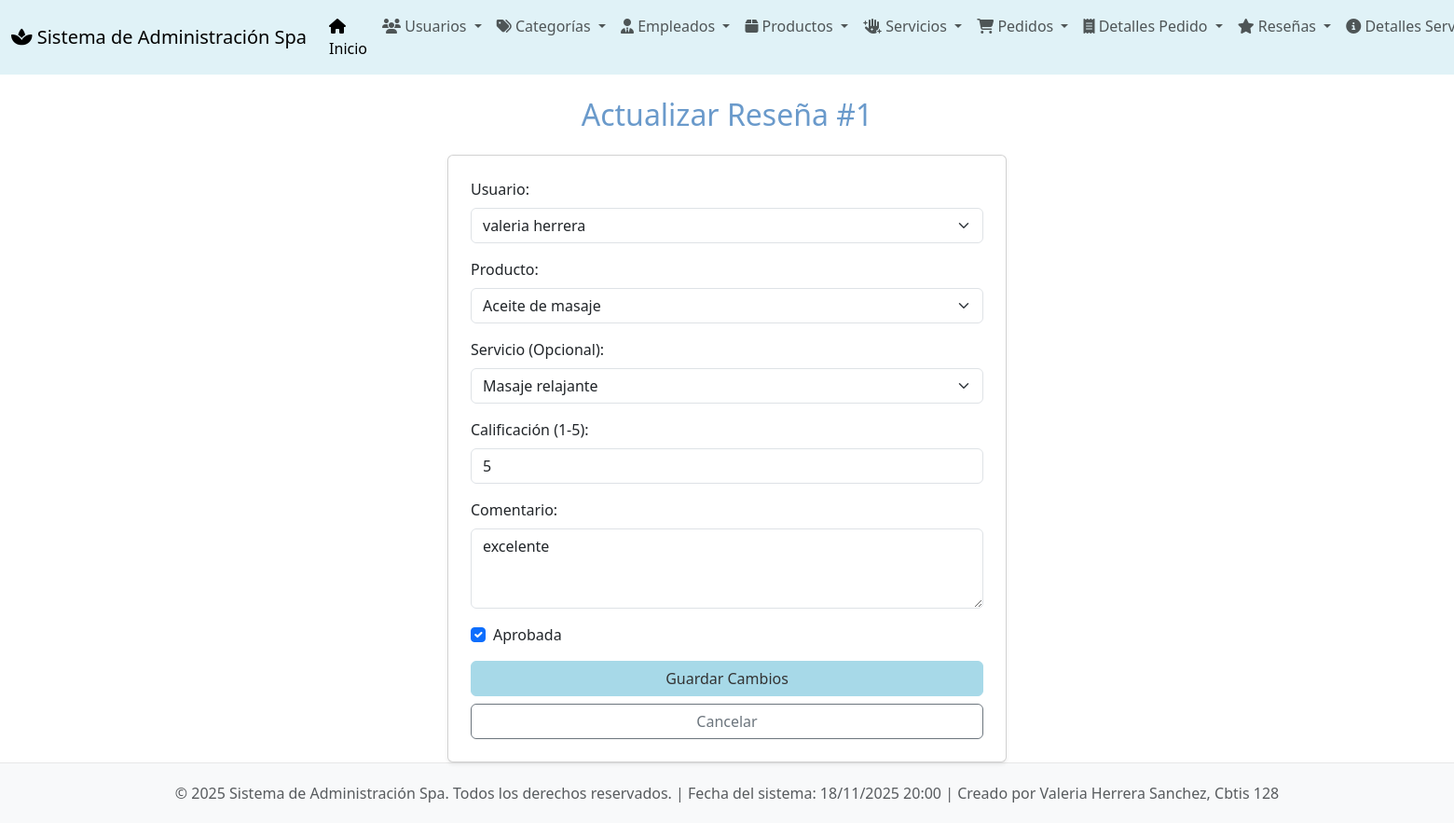
Page /reseñas/actualizar/1/ on the committed database.
### app_Spa/models.py (models this page shows, shortened)
class Reseñas(models.Model):
    id_reseña = models.AutoField(primary_key=True, unique=True)
    producto = models.ForeignKey(
        Productos,
        on_delete=models.CASCADE,
        related_name="reseñas"
    )
    usuario = models.ForeignKey(
        Usuarios,
        on_delete=models.CASCADE,
        related_name="reseñas"
    )
    servicio = models.ForeignKey(
        Servicios,
        on_delete=models.SET_NULL,
        related_name="reseñas",
        null=True
    )
    calificacion = models.IntegerField(default=5)
    comentario = models.TextField()
    fecha_reseña = models.DateTimeField(auto_now_add=True)
    aprobada = models.BooleanField(default=True)

class Usuarios(models.Model):
    id_usuario = models.AutoField(primary_key=True)
    nombre = models.CharField(max_length=20)
    apellido = models.CharField(max_length=20)
    correo = models.EmailField(max_length=25, unique=True)
    telefono = models.CharField(max_length=15)
    direccion = models.CharField(max_length=200)
    fecha_registro = models.DateTimeField(auto_now_add=True)

class Productos(models.Model):
    id_producto = models.AutoField(primary_key=True, unique=True)
    nombre = models.CharField(max_length=25)
    descripcion = models.TextField()
    precio = models.DecimalField(max_digits=10, decimal_places=2)
    stock = models.IntegerField()
    categoria = models.ForeignKey(
        Categorias,
        on_delete=models.CASCADE,
        related_name="productos"
    )

class Servicios(models.Model):
    id_servicio = models.AutoField(primary_key=True, unique=True)
    nombre_servicio = models.CharField(max_length=100)
    descripcion = models.TextField()
    precio = models.DecimalField(max_digits=10, decimal_places=2)
    duracion = models.IntegerField()
    categoria = models.ForeignKey(
        Categorias,
        on_delete=models.CASCADE,
        related_name="servicios"
    )
    productos_utilizados = models.TextField(blank=True, null=True)
    empleado_asignado = models.ForeignKey(
        Empleados,
        on_delete=models.SET_NULL,
        related_name="servicios",
        null=True
    )
    fecha_creacion = models.DateTimeField(auto_now_add=True)
    activo = models.BooleanField(default=True)

### app_Spa/views.py (called while the page is built, shortened)
def actualizar_reseña(request, id_reseña):
    reseña = get_object_or_404(Reseñas, pk=id_reseña)
    productos = Productos.objects.all()
    usuarios = Usuarios.objects.all()
    servicios = Servicios.objects.all()
    return render(request, 'reseñas/actualizar_reseña.html', {'reseña': reseña, 'productos': productos, 'usuarios': usuarios, 'servicios': servicios})

### app_Spa/templates/reseñas/actualizar_reseña.html (shortened to what this page needs)
{% extends 'base.html' %}
{% block content %}
<h2 class="mb-4 text-center" style="color: #6a9acb;">Actualizar Reseña #{{ reseña.id_reseña }}</h2>
<div class="card p-4 shadow-sm mx-auto" style="max-width: 600px;">
    <form method="post">
        <div class="mb-3">
            <label for="usuario" class="form-label">Usuario:</label>
            <select class="form-select" id="usuario" name="usuario" required>
                {% for usuario in usuarios %}
                    <option value="{{ usuario.id_usuario }}" {% if usuario.id_usuario == reseña.usuario.id_usuario %}selected{% endif %}>
                        {{ usuario.nombre }} {{ usuario.apellido }}
                    </option>
                {% endfor %}
            </select>
        </div>
        <div class="mb-3">
            <label for="producto" class="form-label">Producto:</label>
            <select class="form-select" id="producto" name="producto" required>
                {% for producto in productos %}
                    <option value="{{ producto.id_producto }}" {% if producto.id_producto == reseña.producto.id_producto %}selected{% endif %}>
                        {{ producto.nombre }}
                    </option>
                {% endfor %}
            </select>
        </div>
        <div class="mb-3">
            <label for="servicio" class="form-label">Servicio (Opcional):</label>
            <select class="form-select" id="servicio" name="servicio">
                {% for servicio in servicios %}
                    <option value="{{ servicio.id_servicio }}" {% if reseña.servicio and servicio.id_servicio == reseña.servicio.id_servicio %}selected{% endif %}>
                        {{ servicio.nombre_servicio }}
                    </option>
                {% endfor %}
            </select>
        </div>
        <div class="mb-3">
            <label for="calificacion" class="form-label">Calificación (1-5):</label>
            <input type="number" class="form-control" id="calificacion" name="calificacion" min="1" max="5" value="{{ reseña.calificacion }}" required>
        </div>
        <div class="mb-3">
            <label for="comentario" class="form-label">Comentario:</label>
            <textarea class="form-control" id="comentario" name="comentario" rows="3">{{ reseña.comentario }}</textarea>
        </div>
        <div class="form-check mb-3">
            <input type="checkbox" class="form-check-input" id="aprobada" name="aprobada" {% if reseña.aprobada %}checked{% endif %}>
            <label class="form-check-label" for="aprobada">Aprobada</label>
        </div>
        <div class="d-grid gap-2">
            <button type="submit" class="btn btn-primary">Guardar Cambios</button>
            <a href="{% url 'ver_reseñas' %}" class="btn btn-outline-secondary">Cancelar</a>
        </div>
    </form>
</div>
{% endblock %}

### app_Spa/templates/base.html (style rules this page uses)
body { display: flex; flex-direction: column; min-height: 100vh; }
.btn-primary { background-color: #a7d9e8; border-color: #a7d9e8; color: #333; }

### rows in the picture
Reseñas: id_reseña "1", usuario "valeria herrera", producto "Aceite de masaje", servicio "Masaje relajante", calificacion "5", comentario "excelente", aprobada "☑"
